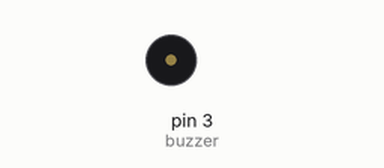
Bench run of a sketch on a simulated Arduino Uno, built with avr-gcc and run on an emulated ATmega328P. On the bench: buzzer (waves = sounding, pin HIGH).

Above: at 1.32 s.
Timing chart, 0 to 4.2 s (numbered marks = the images above):
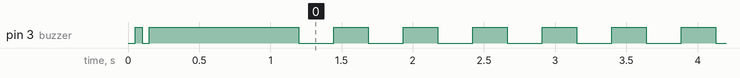

The sketch:

single.ino
```cpp
int buzzer = 3; //Define buzzerPin

void setup() {
  pinMode(buzzer, OUTPUT); //Set buzzerPin as output
  beep(50); //Beep
  beep(50); //Beep
  delay(1000); //Add a little delay

}

void loop() {
  beep(500);
  //tone
}

void beep(unsigned char delayms) { //creating function
  digitalWrite(buzzer, 0); //Setting pin to high
  delay(delayms); //Delaying
  digitalWrite(buzzer,1); //Setting pin to LOW
  delay(delayms); //Delaying

}
```

Measured:
- by itself, pin 3 (buzzer): goes LOW 0.05 s, HIGH 1.1 s, 263 × (LOW 0.24 s, HIGH 0.24 s), LOW 0.24 s, then HIGH
